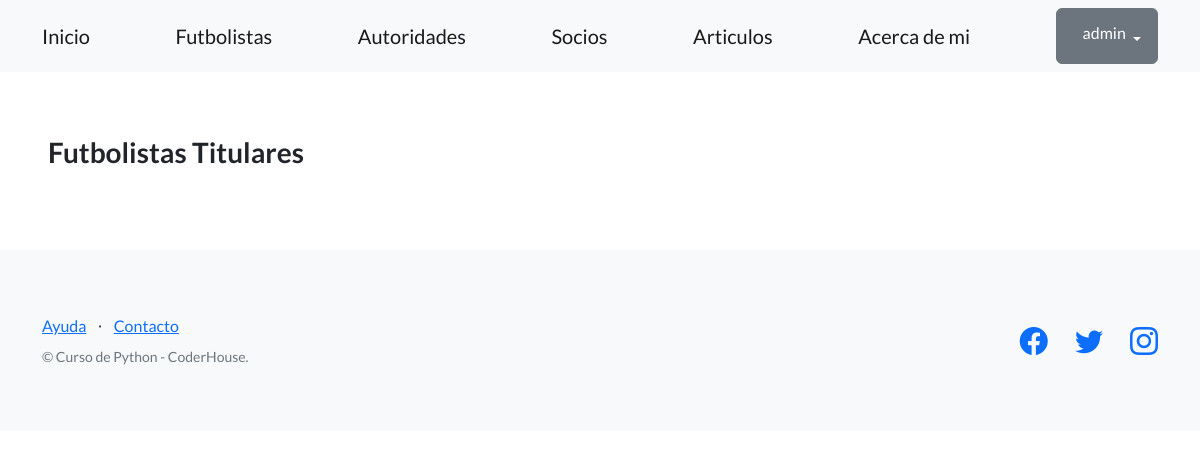
Before: /control/futbolistas/ (signed in) with the older database file.
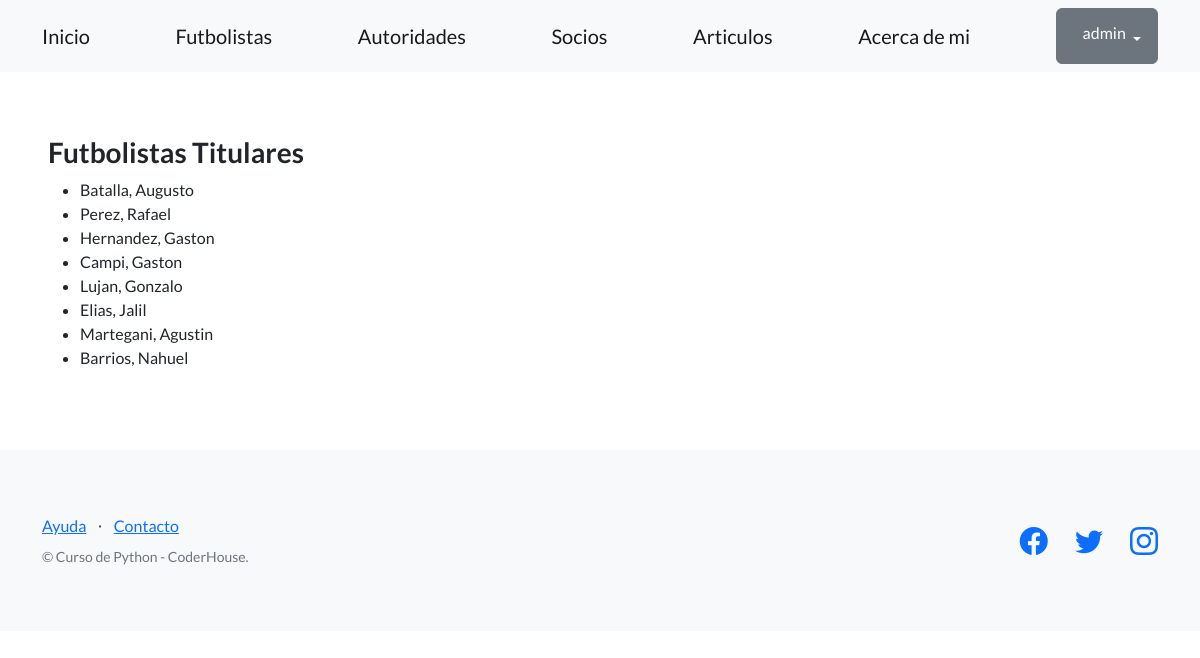
After: the same page with the newer database file.
### Cuervo/models.py (models this page shows, shortened)
class Futbolista(models.Model):
    nombre = models.CharField(max_length=256)
    apellido = models.CharField(max_length=256)
    posicion = models.CharField(max_length=256)
    altura = models.IntegerField(null=True)

### Cuervo/views.py (the view)
# urls.py: path("futbolistas/", listar_futbolistas, name="lista_futbolistas"),
def listar_futbolistas(request):
    contexto = {
        "futbolistas": Futbolista.objects.all(),
    }
    http_response = render(
        request=request,
        template_name='Cuervo/lista_futbolistas.html',
        context=contexto,
    )
    return http_response

### Cuervo/templates/Cuervo/lista_futbolistas.html (shortened to what this page needs)
{% extends "templates/base.html" %}
{% block contenido %}
<h3>Futbolistas Titulares</h3>
<ul>
{% for futbolista in futbolistas %}
  <li>
    {{ futbolista.apellido}}, {{ futbolista.nombre}}
  </li>
{% endfor %}
</ul>
{% endblock contenido %}

### templates/base.html (shortened to what this page needs)
{% load static %}
<!DOCTYPE html>
<html lang="en">
<head>
    <link href="https://cdn.jsdelivr.net/npm/bootstrap-icons@1.5.0/font/bootstrap-icons.css" rel="stylesheet" type="text/css" />
    <link href="{% static 'css/styles.css' %}" rel="stylesheet" />
</head>
<body>
    <nav class="navbar navbar-light bg-light static-top">
        <div class="container">
            <a class="navbar-brand" href="{% url "inicio"%}">Inicio</a>
            <a class="navbar-brand" href="{% url 'lista_futbolistas' %}">Futbolistas</a>
            <a class="navbar-brand" href="{% url 'lista_autoridades' %}">Autoridades</a>
            <a class="navbar-brand" href="{% url 'lista_socios' %}">Socios</a>
            <a class="navbar-brand" href="{% url "lista_articulos" %}">Articulos</a>
            <a class="navbar-brand" href="{% url 'acerca_de_mi' %}">Acerca de mi</a>
            {% if user.is_authenticated %}
            <div class="dropdown">
                <button class="btn btn-secondary dropdown-toggle" type="button" id="dropdownMenuButton1" data-bs-toggle="dropdown" aria-expanded="false">
                    <div style="display: inline-flex;">
                        <span>{{ user.username }}</span>
                    </div>
                </button>
            </div>
            {% else %}
            <a class="btn btn-primary" href="{% url 'login' %}">Inicio sesión</a>
            <a class="btn btn-success" href="{% url 'registro' %}">Registro</a>
            {% endif %}
        </div>
    </nav>
    <section style="padding:4rem 3rem;">
        {% block contenido %} {% endblock contenido %}
    </section>
    <footer class="footer bg-light">
        <div class="container">
            <div class="row">
                <div class="col-lg-6 h-100 text-center text-lg-start my-auto">
                    <ul class="list-inline mb-2">
                        <li class="list-inline-item"><a href="#!">Ayuda</a></li>
                        <li class="list-inline-item">⋅</li>
                        <li class="list-inline-item"><a href="#!">Contacto</a></li>
                    </ul>
                    <p class="text-muted small mb-4 mb-lg-0">&copy; Curso de Python - CoderHouse.</p>
                </div>
                <div class="col-lg-6 h-100 text-center text-lg-end my-auto">
                    <ul class="list-inline mb-0">
                        <li class="list-inline-item me-4">
                            <a href="https://www.facebook.com/SanLorenzo/"><i class="bi-facebook fs-3"></i></a>
                        </li>
                        <li class="list-inline-item me-4">
                            <a href="https://twitter.com/SanLorenzo"><i class="bi-twitter fs-3"></i></a>
                        </li>
                        <li class="list-inline-item">
                            <a href="https://www.instagram.com/sanlorenzo/"><i class="bi-instagram fs-3"></i></a>
                        </li>
                    </ul>
                </div>
            </div>
        </div>
    </footer>
</body>
</html>

Changed rows visible on the page:
added Futbolista: apellido "Batalla", nombre "Augusto"
added Futbolista: apellido "Perez", nombre "Rafael"
added Futbolista: apellido "Hernandez", nombre "Gaston"
added Futbolista: apellido "Campi", nombre "Gaston"
added Futbolista: apellido "Lujan", nombre "Gonzalo"
added Futbolista: apellido "Elias", nombre "Jalil"
added Futbolista: apellido "Martegani", nombre "Agustin"
added Futbolista: apellido "Barrios", nombre "Nahuel"
